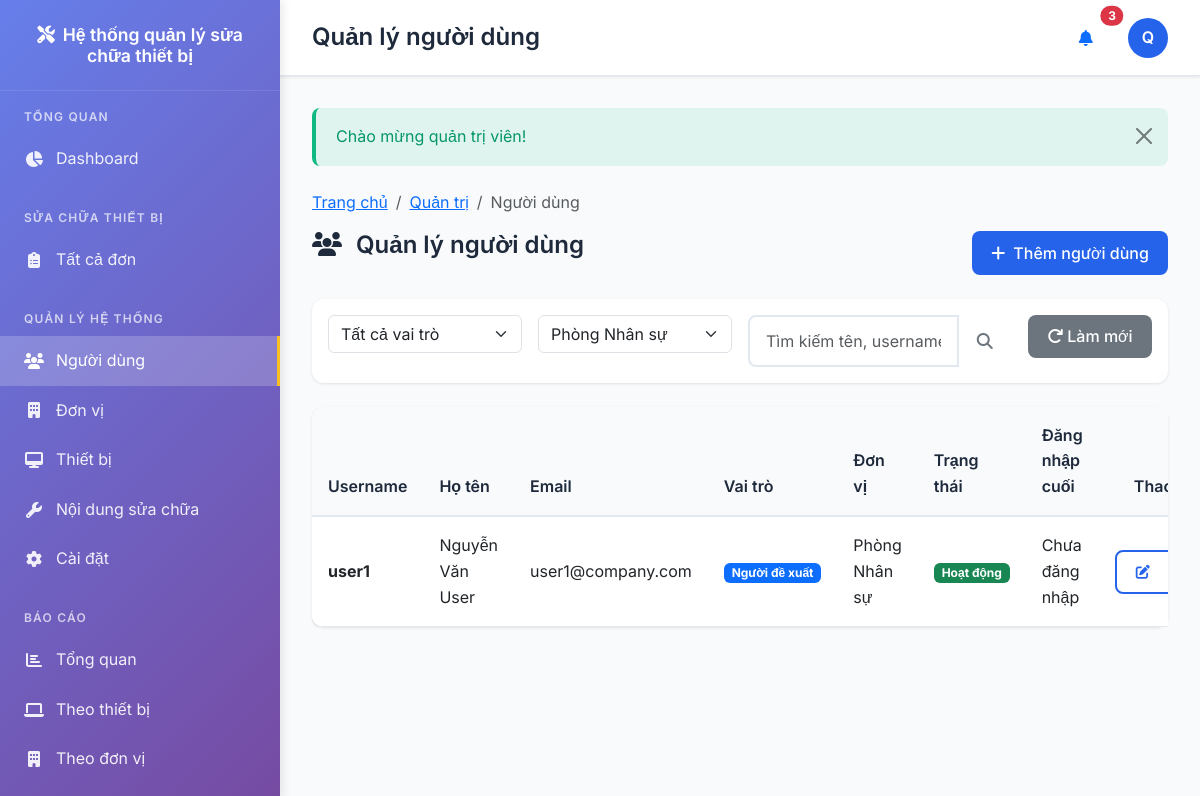
Screenshot of /admin/users.php?department_id=2 (signed in) with the database file from the repository.
### tables this page shows
CREATE TABLE users (
    id INT AUTO_INCREMENT PRIMARY KEY,
    username VARCHAR(50) NOT NULL UNIQUE,
    password VARCHAR(255) NOT NULL,
    full_name VARCHAR(100) NOT NULL,
    email VARCHAR(100),
    phone VARCHAR(20),
    department_id INT,
    role_id INT NOT NULL,
    avatar VARCHAR(255),
    status ENUM('active', 'inactive') DEFAULT 'active',
    last_login TIMESTAMP NULL,
    created_at TIMESTAMP DEFAULT CURRENT_TIMESTAMP,
    updated_at TIMESTAMP DEFAULT CURRENT_TIMESTAMP ON UPDATE CURRENT_TIMESTAMP,
    FOREIGN KEY (department_id) REFERENCES departments(id) ON DELETE SET NULL,
    FOREIGN KEY (role_id) REFERENCES roles(id) ON DELETE RESTRICT
);

CREATE TABLE roles (
    id INT AUTO_INCREMENT PRIMARY KEY,
    name VARCHAR(50) NOT NULL UNIQUE,
    display_name VARCHAR(100) NOT NULL,
    description TEXT,
    created_at TIMESTAMP DEFAULT CURRENT_TIMESTAMP
);

CREATE TABLE departments (
    id INT AUTO_INCREMENT PRIMARY KEY,
    code VARCHAR(20) NOT NULL UNIQUE,
    name VARCHAR(200) NOT NULL,
    address TEXT,
    phone VARCHAR(20),
    email VARCHAR(100),
    manager_name VARCHAR(100),
    status ENUM('active', 'inactive') DEFAULT 'active',
    created_at TIMESTAMP DEFAULT CURRENT_TIMESTAMP,
    updated_at TIMESTAMP DEFAULT CURRENT_TIMESTAMP ON UPDATE CURRENT_TIMESTAMP
);

### admin/users.php (the view, shortened to what the rows shown need)
<?php
require_once __DIR__ . '/../config/config.php';
$userModel = new User();
$title = 'Quản lý người dùng';
$action = $_GET['action'] ?? 'list';
$filters = [
    'role_id' => $_GET['role_id'] ?? '',
    'department_id' => $_GET['department_id'] ?? '',
    'search' => $_GET['search'] ?? ''
];
$users = $userModel->getAll($filters);
?>
<div class="row mb-4">
    <div class="col-md-8">
        <h2 class="page-title">
            <i class="fas fa-users me-2"></i>
            Quản lý người dùng
        </h2>
    </div>
</div>
<?php if ($action === 'list'): ?>
    <div class="card">
        <div class="card-body p-0">
            <?php if (empty($users)): ?>
                <div class="text-center py-5">
                    <i class="fas fa-users fa-3x text-muted mb-3"></i>
                    <h5 class="text-muted">Không có người dùng nào</h5>
                    <button type="button" class="btn btn-primary" data-bs-toggle="modal" data-bs-target="#createUserModal">
                        <i class="fas fa-plus me-2"></i>Thêm người dùng đầu tiên
                    </button>
                </div>
            <?php else: ?>
                <div class="table-responsive">
                    <table class="table table-hover mb-0">
                        <thead class="table-light">
                            <tr>
                                <th>Username</th>
                                <th>Họ tên</th>
                                <th>Email</th>
                                <th>Vai trò</th>
                                <th>Đơn vị</th>
                                <th>Trạng thái</th>
                                <th>Đăng nhập cuối</th>
                                <th class="text-center" width="120">Thao tác</th>
                            </tr>
                        </thead>
                        <tbody>
                            <?php foreach ($users as $user): ?>
                                <tr>
                                    <td>
                                        <strong><?= e($user['username']) ?></strong>
                                        <?php if ($user['id'] == current_user()['id']): ?>
                                            <span class="badge bg-info ms-1">Bạn</span>
                                        <?php endif; ?>
                                    </td>
                                    <td><?= e($user['full_name']) ?></td>
                                    <td><?= e($user['email']) ?></td>
                                    <td>
                                        <span class="badge bg-primary"><?= e($user['role_name']) ?></span>
                                    </td>
                                    <td><?= e($user['department_name'] ?? 'Chưa phân công') ?></td>
                                    <td>
                                        <?php if ($user['status'] === 'active'): ?>
                                            <span class="badge bg-success">Hoạt động</span>
                                        <?php else: ?>
                                            <span class="badge bg-secondary">Tạm khóa</span>
                                        <?php endif; ?>
                                    </td>
                                    <td>
                                        <?= $user['last_login'] ? format_datetime($user['last_login']) : 'Chưa đăng nhập' ?>
                                    </td>
                                    <td class="text-center">
                                        <div class="btn-group" role="group">
                                            <a href="<?= url('admin/users.php?action=edit&id=' . $user['id']) ?>"
                                               class="btn btn-sm btn-outline-primary" title="Sửa">
                                                <i class="fas fa-edit"></i>
                                            </a>
                                        </div>
                                    </td>
                                </tr>
                            <?php endforeach; ?>
                        </tbody>
                    </table>
                </div>
            <?php endif; ?>
        </div>
    </div>
<?php endif; ?>
<?php
$content = ob_get_clean();
include '../layouts/app.php';
?>

### layouts/app.php (shortened to what the rows shown need)
<!DOCTYPE html>
<html lang="vi">
<head>
    <link href="https://cdn.jsdelivr.net/npm/bootstrap@5.3.0/dist/css/bootstrap.min.css" rel="stylesheet">
    <link href="https://cdnjs.cloudflare.com/ajax/libs/font-awesome/6.4.0/css/all.min.css" rel="stylesheet">
</head>
<body>
    <?php
    $user = current_user();
    $current_page = basename($_SERVER['PHP_SELF'], '.php');
    ?>
            <?php if (has_any_role(['admin', 'clerk'])): ?>
            <div class="nav-section">
                <div class="nav-section-title">Báo cáo</div>
                <a href="<?= url('reports/overview.php') ?>" class="nav-link <?= $current_page === 'overview' ? 'active' : '' ?>">
                    <i class="fas fa-chart-bar"></i>
                    Tổng quan
                </a>
                <a href="<?= url('reports/equipment.php') ?>" class="nav-link <?= $current_page === 'equipment' && strpos($_SERVER['REQUEST_URI'], 'reports') ? 'active' : '' ?>">
                    <i class="fas fa-laptop"></i>
                    Theo thiết bị
                </a>
                <a href="<?= url('reports/department.php') ?>" class="nav-link <?= $current_page === 'department' ? 'active' : '' ?>">
                    <i class="fas fa-building"></i>
                    Theo đơn vị
                </a>
            </div>
            <?php endif; ?>
    <div class="main-content">
        <header class="main-header">
            <div class="header-content">
                <div>
                    <h1 class="page-title"><?= e($title ?? 'Dashboard') ?></h1>
                </div>
                <div class="user-menu">
                    <div class="dropdown">
                        <a href="#" class="user-avatar" data-bs-toggle="dropdown">
                            <?php if ($user && $user['avatar']): ?>
                                <img src="<?= upload_url('avatars/' . $user['avatar']) ?>" alt="Avatar" style="width: 100%; height: 100%; object-fit: cover; border-radius: 50%;">
                            <?php else: ?>
                                <?= $user ? strtoupper(substr($user['full_name'], 0, 1)) : 'U' ?>
                            <?php endif; ?>
                        </a>
                    </div>
                </div>
            </div>
        </header>
        <main class="content-area">
            <?php if (isset($content)): ?>
                <?= $content ?>
            <?php endif; ?>
        </main>
    </div>
</body>
</html>

### rows the page displays
users: full_name "Q"
users: username "user1", full_name "Nguyễn Văn User", email "user1@company.com", role.display_name "Người đề xuất", department.name "Phòng Nhân sự", status "Hoạt động", shows "Chưa đăng nhập"

### other values shown
APP_NAME "Hệ thống quản lý sửa chữa thiết bị"
$title "Quản lý người dùng"
$message['message'] "Chào mừng quản trị viên!"
$item['title'] "Trang chủ"
$item['title'] "Quản trị"
$item['title'] "Người dùng"
form field department_id "Phòng Nhân sự"
